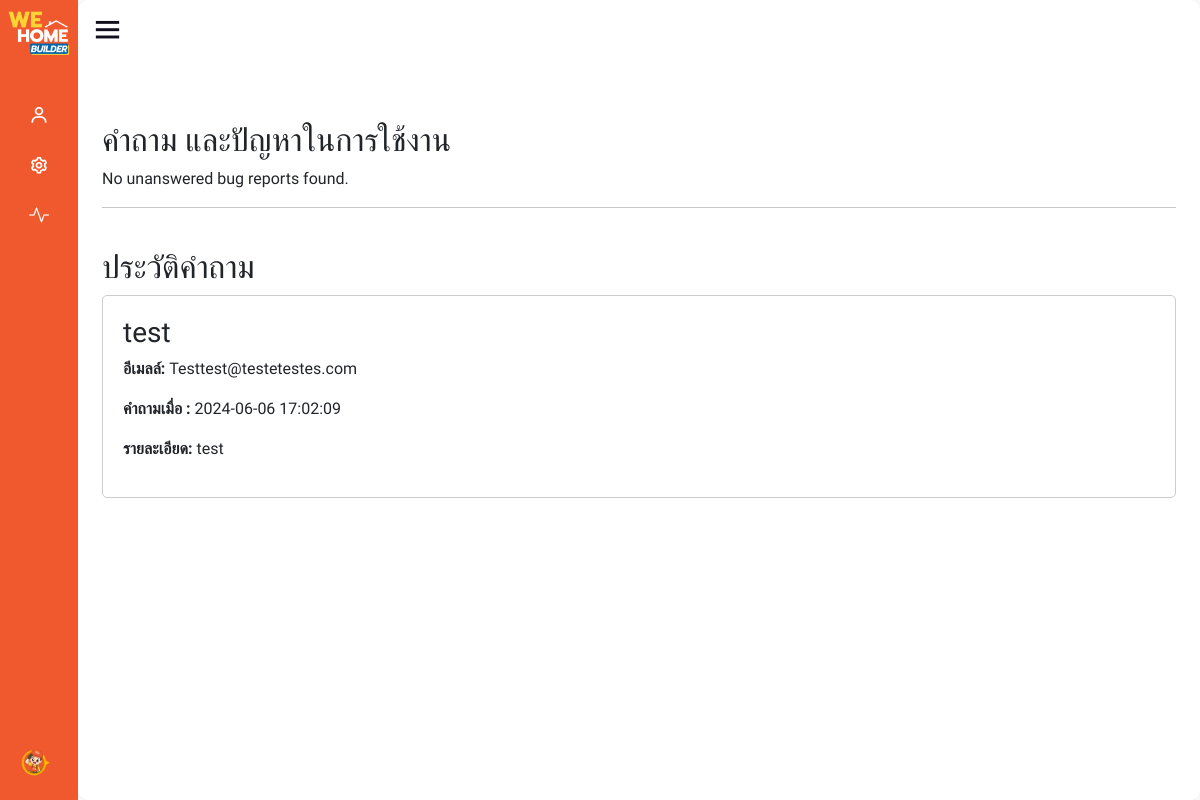
Page /view/admin/contact.php on the committed database.
### tables this page shows
CREATE TABLE `tb_question` (
  `question_id` int(11) NOT NULL,
  `question_sender_name` varchar(255) NOT NULL,
  `question_sender_email` varchar(255) NOT NULL,
  `question_content` varchar(255) NOT NULL,
  `question_create_at` timestamp NOT NULL DEFAULT current_timestamp(),
  `question_status` tinyint(4) DEFAULT 1
);

### view/admin/contact.php (the view, shortened to what this page needs)
<!DOCTYPE html>
<html lang="th">
<head>
    <link rel="stylesheet" href="https://fastly.jsdelivr.net/npm/bootstrap@5.0.0-beta1/dist/css/bootstrap.min.css">
    <link rel="stylesheet" href="https://cdnjs.cloudflare.com/ajax/libs/font-awesome/5.15.4/css/all.min.css">
</head>
<body>
    <?php require_once('function/sidebar.php'); ?>
    <div class="container">
        <br>
        <h2>คำถาม และปัญหาในการใช้งาน</h2>
        <div>
            <?php
            require_once('../config/connect.php');
            $sql = "SELECT * FROM tb_question WHERE question_status = 1";
            $result = $conn->query($sql);
            if ($result->num_rows > 0) {
                while ($row = $result->fetch_assoc()) {
                    echo '<div class="bug-report">';
                    echo '<h3>' . $row["question_sender_name"] . '</h3>';
                    echo '<hr>';
                    echo '<p><strong>อีเมลล์ :</strong> ' . $row["question_sender_email"] . '</p>';
                    echo '<p><strong>คำถามเมื่อ :</strong> ' . $row["question_create_at"] . '</p>';
                    echo '<form id="sendEmailForm_' . $row["question_id"] . '" method="post" action="mailto:' . $row["question_sender_email"] . '">';
                    echo '<button type="button" class="btn btn-primary send-email-btn" onclick="sendEmail(' . $row["question_id"] . ')">Send Email</button>';
                    echo '</form>';
                    echo '<p><strong>รายละเอียด:</strong> ' . $row["question_content"] . '</p>';
                    echo '</div>';
                }
            } else {
                echo "<p>No unanswered bug reports found.</p>";
            }
            ?>
        </div>
        <div>
            <hr>
            <br>
            <h2>ประวัติคำถาม</h2>
            <?php
            require_once('../config/connect.php');
            $sql = "SELECT * FROM tb_question WHERE question_status = 0";
            $result = $conn->query($sql);
            if ($result->num_rows > 0) {
                while ($row = $result->fetch_assoc()) {
                    echo '<div class="bug-report">';
                    echo '<h3>' . $row["question_sender_name"] . '</h3>';
                    echo '<p><strong>อีเมลล์:</strong> ' . $row["question_sender_email"] . '</p>';
                    echo '<p><strong>คำถามเมื่อ :</strong> ' . $row["question_create_at"] . '</p>';
                    echo '<p><strong>รายละเอียด:</strong> ' . $row["question_content"] . '</p>';
                    echo '</div>';
                }
            } else {
                echo "<p>No unanswered bug reports found.</p>";
            }
            ?>
        </div>
    </div>
</body>
</html>

### view/admin/contact.php (style rules this page uses)
.container { margin-top: 50px; }
.bug-report { margin-bottom: 20px; padding: 20px; border: 1px solid #ccc; border-radius: 5px; position: relative; }

### view/admin/function/sidebar.php (style rules this page uses)
* { margin: 0; padding: 0; box-sizing: border-box; font-family: 'Kanit', sans-serif; }
body { overflow: hidden; }

### rows in the picture
tb_question: question_sender_name "test", question_sender_email "Testtest@testetestes.com", question_create_at "2024-06-06 17:02:09", question_content "test"
